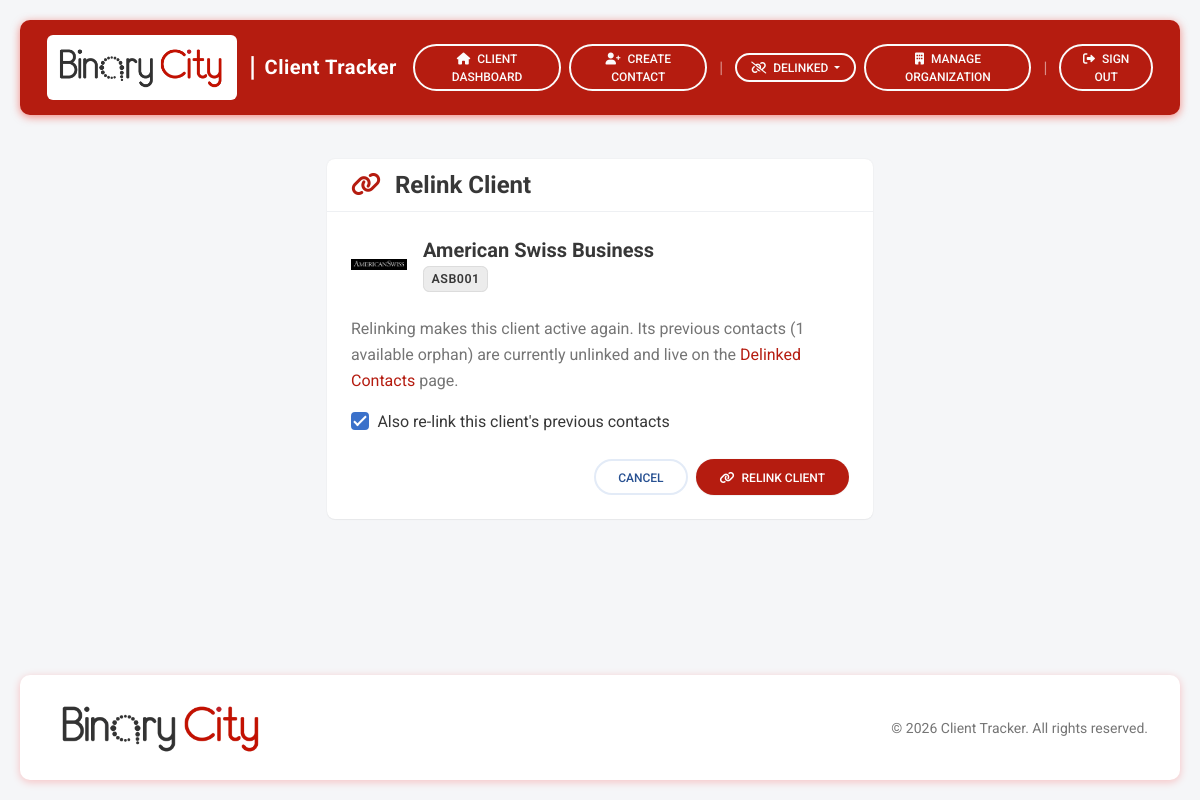
The app's page /clients/5/relink/ (signed in) with its own data.
### clientTrackerApp/models.py (models this page shows, shortened)
class Client(models.Model):
    name = models.CharField(max_length=255)
    code = models.CharField(max_length=6, unique=True, blank=True, editable=False)
    logo = models.ImageField(upload_to="client_logos/", blank=True, null=True)
    created_at = models.DateTimeField(auto_now_add=True)
    is_delinked = models.BooleanField(default=False, db_index=True)
    delinked_at = models.DateTimeField(null=True, blank=True)
    history = HistoricalRecords()
    class Meta:
        ordering = ["name"]

### clientTrackerApp/views.py (the view, shortened to what this page needs)
# urls.py: path("clients/<int:pk>/relink/", views.client_relink,   name="client-relink"),
@login_required
@staff_required
def client_relink(request, pk):
    client = get_object_or_404(Client, pk=pk)
    if not client.is_delinked:
        messages.info(request, "That client is already active.")
        return redirect("client-detail", pk=client.pk)
    orphans = Contact.objects.filter(client__isnull=True).order_by("surname", "first_name")
    return render(request, "clientTrackerApp/clients/client_relink.html", {
        "client": client,
        "orphans": orphans,
    })

### templates/clientTrackerApp/clients/client_relink.html (shortened to what this page needs)
{% extends "base.html" %}
{% block content %}
<div class="row justify-content-center">
  <div class="col-md-7 col-lg-6">
    <div class="card shadow-1 border-0 rounded-3">
      <div class="card-header card-header-clean">
        <h4 class="mb-0 fw-bold">
          <i class="fas fa-link text-ct me-2"></i> Relink Client
        </h4>
      </div>
      <div class="card-body">
        <div class="d-flex align-items-center gap-3 mb-4">
          {% if client.logo %}
            <img src="{{ client.logo.url }}" alt="{{ client.name }}"
                 style="height:56px;width:56px;object-fit:contain;border-radius:8px;">
          {% endif %}
          <div>
            <h5 class="mb-1 fw-bold">{{ client.name }}</h5>
            <span class="code-badge">{{ client.code }}</span>
          </div>
        </div>
        <p class="text-muted">
          Relinking makes this client active again. Its previous contacts
          ({{ orphans|length }} available orphan{{ orphans|length|pluralize }})
          are currently unlinked and live on the
          <a href="{% url 'delinked-contacts' %}" class="text-ct">Delinked Contacts</a> page.
        </p>
        <form method="post">
          <div class="form-check mb-4">
            <input class="form-check-input" type="checkbox"
                   id="relink_contacts" name="relink_contacts" checked>
            <label class="form-check-label" for="relink_contacts">
              Also re-link this client's previous contacts
            </label>
          </div>
          <div class="d-flex justify-content-end gap-2">
            <a class="btn btn-outline-secondary btn-rounded"
               href="{% url 'delinked-clients' %}">Cancel</a>
            <button type="submit" class="btn btn-ct btn-rounded shadow-1">
              <i class="fas fa-link me-1"></i> Relink Client
            </button>
          </div>
        </form>
      </div>
    </div>
  </div>
</div>
{% endblock %}

### templates/base.html (style rules this page uses)
:root { --ct-red: #b51c10; --ct-grey: #989898; --ct-dark: #373737; --ct-red-dark: #8e150c; }
body { font-family: 'Roboto', sans-serif; background: #f5f6f8; color: var(--ct-dark); }
.btn-ct { background: var(--ct-red); color: #fff; border: none; }
.text-ct { color: var(--ct-red) !important; }
.code-badge { background: #ececec; color: var(--ct-dark); font-weight: 600; padding: .35em .6em; border-radius: .4rem; font-size: .78rem; letter-spacing: .5px; border: 1px solid #dcdcdc; }
.card-header-clean { background: #fff; border-bottom: 1px solid #eef0f3; border-radius: .75rem .75rem 0 0 !important; }
.btn-rounded { border-radius: 50rem; }

### records on screen
Client: logo (picture), name "American Swiss Business", code "ASB001"

### other values on screen
{{ orphans|length }} "1"
